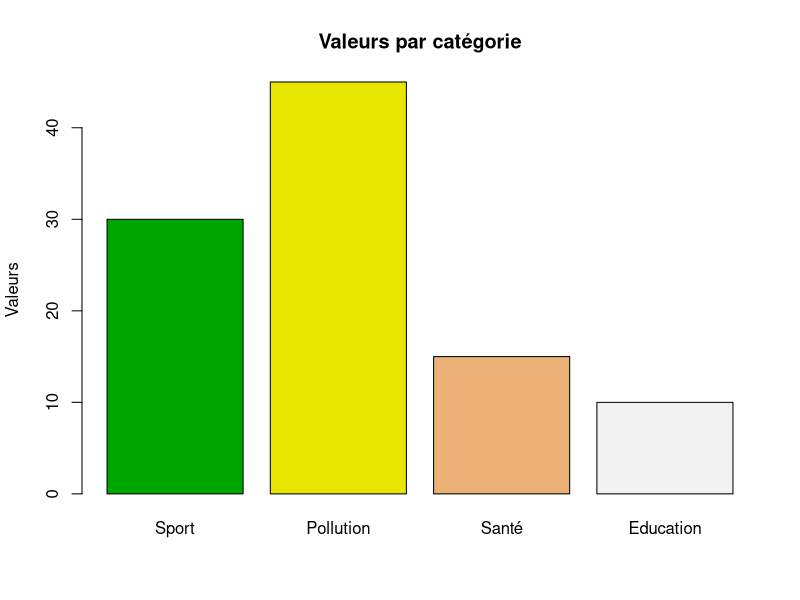

Write R code to recreate this figure.
# visualize.R

# Des données fictives
categorie <- c("Sport", "Pollution", "Santé", "Education")
valeurs <- c(30, 45, 15, 10)

# Histogramme avec des couleurs
barplot(valeurs, names.arg = categorie, col = terrain.colors(length(valeurs)),
        main = "Valeurs par catégorie", ylab = "Valeurs")

